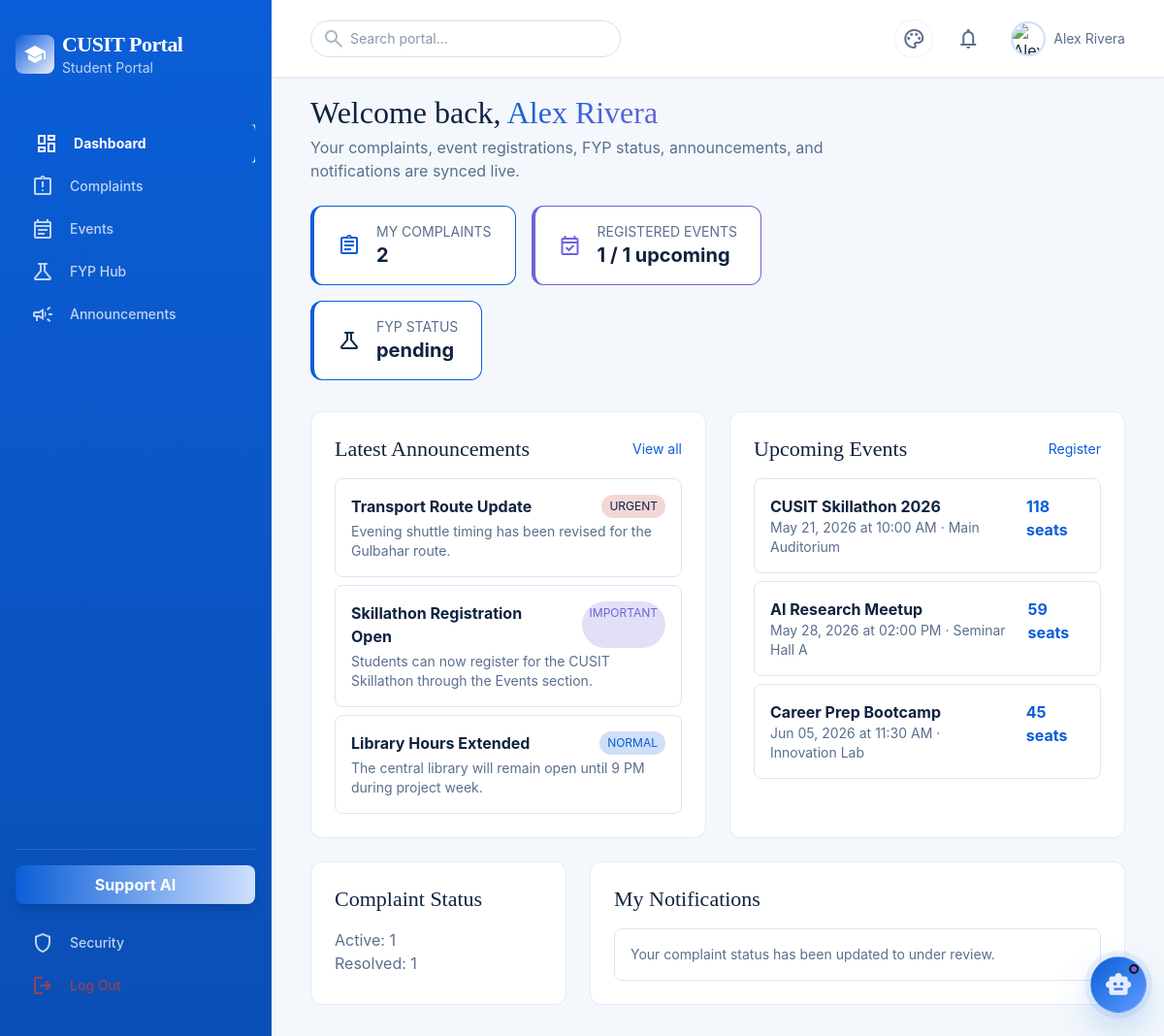
The app's page /student/dashboard.php (signed in) with its own data.
### tables this page shows
CREATE TABLE fyp_groups (
  id INT AUTO_INCREMENT PRIMARY KEY,
  group_name VARCHAR(150) NOT NULL,
  leader_id INT NOT NULL,
  project_title VARCHAR(200) NOT NULL,
  project_description TEXT NOT NULL,
  supervisor VARCHAR(150) NULL,
  status ENUM('pending', 'approved', 'rejected', 'in_progress', 'completed') NOT NULL DEFAULT 'pending',
  admin_remarks TEXT NULL,
  created_at TIMESTAMP DEFAULT CURRENT_TIMESTAMP,
  CONSTRAINT fk_fyp_groups_leader FOREIGN KEY (leader_id) REFERENCES users(id) ON DELETE CASCADE
);

CREATE TABLE announcements (
  id INT AUTO_INCREMENT PRIMARY KEY,
  title VARCHAR(200) NOT NULL,
  message TEXT NOT NULL,
  priority ENUM('normal', 'important', 'urgent') NOT NULL DEFAULT 'normal',
  created_by INT NOT NULL,
  created_at TIMESTAMP DEFAULT CURRENT_TIMESTAMP,
  CONSTRAINT fk_announcements_user FOREIGN KEY (created_by) REFERENCES users(id) ON DELETE CASCADE
);

CREATE TABLE events (
  id INT AUTO_INCREMENT PRIMARY KEY,
  title VARCHAR(200) NOT NULL,
  description TEXT NOT NULL,
  event_date DATE NOT NULL,
  event_time TIME NOT NULL,
  venue VARCHAR(150) NOT NULL,
  total_seats INT NOT NULL,
  status ENUM('active', 'closed', 'cancelled') NOT NULL DEFAULT 'active',
  created_at TIMESTAMP DEFAULT CURRENT_TIMESTAMP
);

CREATE TABLE notifications (
  id INT AUTO_INCREMENT PRIMARY KEY,
  user_id INT NOT NULL,
  message TEXT NOT NULL,
  is_read TINYINT DEFAULT 0,
  created_at TIMESTAMP DEFAULT CURRENT_TIMESTAMP,
  CONSTRAINT fk_notifications_user FOREIGN KEY (user_id) REFERENCES users(id) ON DELETE CASCADE
);

### includes/functions.php (called while the page is built, shortened)
<?php
function base_url(string $path = ''): string
{
    return '/ParticipantName-WebDev/' . ltrim($path, '/');
}
function h(mixed $value): string
{
    return htmlspecialchars((string) $value, ENT_QUOTES, 'UTF-8');
}
function user_id(): int
{
    return (int) ($_SESSION['user']['id'] ?? 0);
}
function fetch_notifications(int $userId, int $limit = 5): array
{
    $stmt = db()->prepare('SELECT * FROM notifications WHERE user_id = ? ORDER BY created_at DESC LIMIT ' . (int) $limit);
    $stmt->execute([$userId]);
    return $stmt->fetchAll();
}

### config/db.php (called while the page is built, shortened)
<?php
function db(): PDO
{
    static $pdo = null;
    if ($pdo instanceof PDO) {
        return $pdo;
    }
    $dsn = 'mysql:host=' . DB_HOST . ';dbname=' . DB_NAME . ';charset=utf8mb4';
    try {
        $pdo = new PDO($dsn, DB_USER, DB_PASS, [
            PDO::ATTR_ERRMODE => PDO::ERRMODE_EXCEPTION,
            PDO::ATTR_DEFAULT_FETCH_MODE => PDO::FETCH_ASSOC,
            PDO::ATTR_EMULATE_PREPARES => false,
        ]);
    } catch (PDOException $exception) {
        http_response_code(500);
        exit('Database connection failed. Please verify XAMPP MySQL and import database.sql.');
    }
    return $pdo;
}

### student/dashboard.php (the view, shortened to what this page needs)
<?php
require_once __DIR__ . '/../includes/header.php';
$pdo = db();
$uid = user_id();
$stmt = $pdo->prepare('SELECT COUNT(*) FROM complaints WHERE student_id = ?');
$stmt->execute([$uid]);
$myComplaints = (int) $stmt->fetchColumn();
$stmt = $pdo->prepare("SELECT COUNT(*) FROM complaints WHERE student_id = ? AND status IN ('submitted','under_review','in_progress')");
$stmt->execute([$uid]);
$activeComplaints = (int) $stmt->fetchColumn();
$stmt = $pdo->prepare("SELECT COUNT(*) FROM complaints WHERE student_id = ? AND status = 'resolved'");
$stmt->execute([$uid]);
$resolvedComplaints = (int) $stmt->fetchColumn();
$stmt = $pdo->prepare('SELECT COUNT(*) FROM event_registrations WHERE student_id = ?');
$stmt->execute([$uid]);
$myEvents = (int) $stmt->fetchColumn();
$stmt = $pdo->prepare('SELECT student_id FROM users WHERE id = ?');
$stmt->execute([$uid]);
$studentRegNo = (string) $stmt->fetchColumn();
$stmt = $pdo->prepare('SELECT fg.* FROM fyp_groups fg LEFT JOIN fyp_members fm ON fm.group_id = fg.id WHERE fg.leader_id = ? OR fm.student_reg_no = ? ORDER BY fg.id DESC LIMIT 1');
$stmt->execute([$uid, $studentRegNo]);
$fyp = $stmt->fetch();
$announcements = $pdo->query('SELECT * FROM announcements ORDER BY FIELD(priority,"urgent","important","normal"), created_at DESC LIMIT 4')->fetchAll();
$stmt = $pdo->prepare("SELECT COUNT(*) FROM event_registrations er JOIN events e ON e.id = er.event_id WHERE er.student_id = ? AND e.status = 'active' AND e.event_date >= CURDATE()");
$stmt->execute([$uid]);
$upcomingRegisteredEvents = (int) $stmt->fetchColumn();
$events = $pdo->query("SELECT e.*, (SELECT COUNT(*) FROM event_registrations er WHERE er.event_id = e.id) registered FROM events e WHERE e.status = 'active' AND e.event_date >= CURDATE() ORDER BY e.event_date, e.event_time LIMIT 4")->fetchAll();
$notifications = fetch_notifications($uid, 4);
?>
<section class="mb-xl grid grid-cols-1 lg:grid-cols-3 gap-lg items-end">
  <div class="lg:col-span-2">
    <h2 class="font-headline-lg text-headline-lg text-on-surface mb-xs">Welcome back, <span class="gradient-text"><?= h(user_name()) ?></span></h2>
    <p class="font-body-md text-body-md text-on-surface-variant mb-lg">Your complaints, event registrations, FYP status, announcements, and notifications are synced live.</p>
    <div class="flex flex-wrap gap-md">
      <div class="glass-panel rounded-xl px-lg py-md flex items-center gap-md border-l-4 border-secondary-container"><span class="material-symbols-outlined text-secondary">assignment</span><div><p class="font-label-md text-label-md text-on-surface-variant uppercase">My Complaints</p><p class="font-bold text-xl"><?= $myComplaints ?></p></div></div>
      <div class="glass-panel rounded-xl px-lg py-md flex items-center gap-md border-l-4 border-tertiary"><span class="material-symbols-outlined text-tertiary">event_available</span><div><p class="font-label-md text-label-md text-on-surface-variant uppercase">Registered Events</p><p class="font-bold text-xl"><?= $myEvents ?> / <?= $upcomingRegisteredEvents ?> upcoming</p></div></div>
      <div class="glass-panel rounded-xl px-lg py-md flex items-center gap-md border-l-4 border-primary"><span class="material-symbols-outlined text-primary">science</span><div><p class="font-label-md text-label-md text-on-surface-variant uppercase">FYP Status</p><p class="font-bold text-xl"><?= h($fyp['status'] ?? 'Not Started') ?></p></div></div>
    </div>
  </div>
</section>
<section class="grid lg:grid-cols-2 gap-lg">
  <div class="glass-card rounded-xl p-lg">
    <div class="flex justify-between items-center mb-md"><h3 class="font-headline-md text-headline-md">Latest Announcements</h3><a class="text-secondary text-label-md" href="<?= h(base_url('student/announcements.php')) ?>">View all</a></div>
    <div class="space-y-sm">
      <?php foreach ($announcements as $a): ?>
        <div class="rounded-lg bg-surface-container-low border border-white/5 p-md">
          <div class="flex justify-between gap-md"><p class="font-bold"><?= h($a['title']) ?></p><span class="rounded-full px-sm py-xs text-xs <?= $a['priority'] === 'urgent' ? 'bg-error/20 text-error' : ($a['priority'] === 'important' ? 'bg-tertiary/20 text-tertiary' : 'bg-secondary-container/20 text-secondary') ?>"><?= h(strtoupper($a['priority'])) ?></span></div>
          <p class="text-sm text-on-surface-variant mt-xs"><?= h($a['message']) ?></p>
        </div>
      <?php endforeach; ?>
    </div>
  </div>
  <div class="glass-card rounded-xl p-lg">
    <div class="flex justify-between items-center mb-md"><h3 class="font-headline-md text-headline-md">Upcoming Events</h3><a class="text-secondary text-label-md" href="<?= h(base_url('student/events.php')) ?>">Register</a></div>
    <div class="space-y-sm">
      <?php foreach ($events as $event): $remaining = max(0, (int) $event['total_seats'] - (int) $event['registered']); ?>
        <div class="rounded-lg bg-surface-container-low border border-white/5 p-md flex justify-between gap-md">
          <div><p class="font-bold"><?= h($event['title']) ?></p><p class="text-sm text-on-surface-variant"><?= h(date('M d, Y', strtotime($event['event_date']))) ?> at <?= h(date('h:i A', strtotime($event['event_time']))) ?> · <?= h($event['venue']) ?></p></div>
          <span class="text-secondary font-bold"><?= $remaining ?> seats</span>
        </div>
      <?php endforeach; ?>
    </div>
  </div>
</section>
<section class="grid lg:grid-cols-3 gap-lg">
  <div class="glass-card rounded-xl p-lg"><h3 class="font-headline-md text-headline-md mb-md">Complaint Status</h3><p class="text-on-surface-variant">Active: <?= $activeComplaints ?></p><p class="text-on-surface-variant">Resolved: <?= $resolvedComplaints ?></p></div>
  <div class="glass-card rounded-xl p-lg lg:col-span-2"><h3 class="font-headline-md text-headline-md mb-md">My Notifications</h3><div class="space-y-sm"><?php foreach ($notifications as $notification): ?><div class="rounded-lg bg-surface-container-low border border-white/5 p-md text-sm text-on-surface-variant"><?= h($notification['message']) ?></div><?php endforeach; ?><?php if (!$notifications): ?><p class="text-on-surface-variant">No notifications yet.</p><?php endif; ?></div></div>
</section>
<?php require_once __DIR__ . '/../includes/footer.php'; ?>

### includes/header.php (style rules this page uses)
body { --portal-bg:#f4f8fc;--portal-text:#10233f;--portal-muted:#5a6f8d;--portal-muted-soft:rgba(90,111,141,.72);--portal-panel:rgba(255,255,255,.94);--portal-panel-strong:rgba(255,255,255,.98);--portal-border:rgba(11,94,215,.12);--portal-border-soft:rgba(11,94,215,.08);--portal-sidebar-bg:linear-gradient(180deg,#0b5ed7 0%,#0a4fb5 100%);--portal-sidebar-text:#ffffff;--portal-sidebar-muted:rgba(255,255,255,.74);--portal-header-bg:rgba(255,255,255,.92);--portal-input-bg:#ffffff;--portal-input-border:#d6e0ee;--portal-accent:#0b5ed7;--portal-accent-soft:#5f9cff;--portal-accent-strong:#0f2a4d;--portal-tertiary-text:#6f64d8;--portal-accent-ring:rgba(11,94,215,.22);--portal-accent-glow:rgba(11,94,215,.08);--portal-gradient-start:#0b5ed7;--portal-gradient-end:#6f64d8;--portal-chip-bg:rgba(11,94,215,.08);--portal-chip-border:rgba(11,94,215,.14);--portal-chat-user-start:rgba(11,94,215,.95);--portal-chat-user-end:rgba(85,113,191,.95);background:var(--portal-bg);color:var(--portal-text) }
.material-symbols-outlined { font-variation-settings:'FILL' 0,'wght' 400,'GRAD' 0,'opsz' 24 }
.glass-panel,.glass-card { background:var(--portal-panel);backdrop-filter:blur(16px);border:1px solid var(--portal-border) }
.gradient-text { background:linear-gradient(135deg,var(--portal-gradient-start),var(--portal-gradient-end));-webkit-background-clip:text;color:transparent }
.portal-header .text-on-surface,.portal-main .text-on-surface { color:var(--portal-text)!important }
.portal-header .text-on-surface-variant,.portal-main .text-on-surface-variant { color:var(--portal-muted)!important }
.portal-header .text-secondary,.portal-main .text-secondary { color:var(--portal-accent)!important }
.portal-header .text-tertiary,.portal-main .text-tertiary { color:var(--portal-tertiary-text)!important }
.portal-header .text-primary,.portal-main .text-primary { color:var(--portal-accent-strong)!important }
.portal-main .border-white\/5,.portal-main .border-white\/10 { border-color:#dbe6f3!important }
.portal-main .bg-surface-container,.portal-main .bg-surface-container-low,.portal-main .bg-surface-container-high,.portal-main .bg-surface-container-highest { background:var(--portal-input-bg)!important }
.portal-main .text-error,.portal-header .text-error { color:var(--error)!important }

### records on screen
fyp_groups: status "pending"
announcements: title "Transport Route Update", priority "URGENT", message "Evening shuttle timing has been revised for the Gulbahar route."
announcements: title "Skillathon Registration Open", priority "IMPORTANT", message "Students can now register for the CUSIT Skillathon through the Events section."
announcements: title "Library Hours Extended", priority "NORMAL", message "The central library will remain open until 9 PM during project week."
events: title "CUSIT Skillathon 2026", event_date "May 21, 2026", event_time "10:00 AM", venue "Main Auditorium", remaining "118"
events: title "AI Research Meetup", event_date "May 28, 2026", event_time "02:00 PM", venue "Seminar Hall A", remaining "59"
events: title "Career Prep Bootcamp", event_date "Jun 05, 2026", event_time "11:30 AM", venue "Innovation Lab", total_seats "45"
notifications: message "Your complaint status has been updated to under review."

### other values on screen
$label "Dashboard"
$label "Complaints"
$label "Events"
$label "FYP Hub"
$label "Announcements"
user_name() "Alex Rivera"
$myComplaints "2"
$myEvents "1"
$upcomingRegisteredEvents "1"
$activeComplaints "1"
$resolvedComplaints "1"
